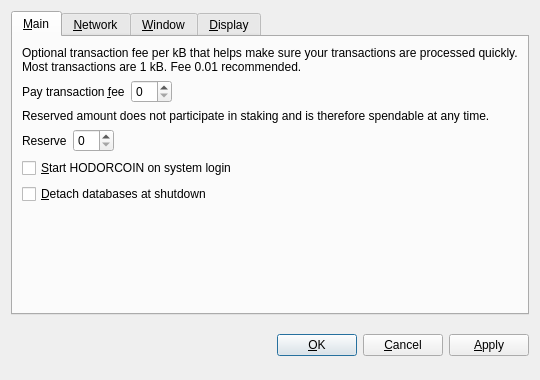
<?xml version="1.0" encoding="UTF-8"?>
<ui version="4.0">
 <class>OptionsDialog</class>
 <widget class="QDialog" name="OptionsDialog">
  <property name="geometry">
   <rect>
    <x>0</x>
    <y>0</y>
    <width>540</width>
    <height>380</height>
   </rect>
  </property>
  <property name="windowTitle">
   <string>Options</string>
  </property>
  <property name="modal">
   <bool>true</bool>
  </property>
  <layout class="QVBoxLayout" name="verticalLayout">
   <item>
    <widget class="QTabWidget" name="tabWidget">
     <property name="tabPosition">
      <enum>QTabWidget::North</enum>
     </property>
     <property name="currentIndex">
      <number>0</number>
     </property>
     <widget class="QWidget" name="tabMain">
      <attribute name="title">
       <string>&amp;Main</string>
      </attribute>
      <layout class="QVBoxLayout" name="verticalLayout_Main">
       <item>
        <widget class="QLabel" name="transactionFeeInfoLabel">
         <property name="text">
          <string>Optional transaction fee per kB that helps make sure your transactions are processed quickly. Most transactions are 1 kB. Fee 0.01 recommended.</string>
         </property>
         <property name="textFormat">
          <enum>Qt::PlainText</enum>
         </property>
         <property name="wordWrap">
          <bool>true</bool>
         </property>
        </widget>
       </item>
       <item>
        <layout class="QHBoxLayout" name="horizontalLayoutFee">
         <item>
          <widget class="QLabel" name="transactionFeeLabel">
           <property name="text">
            <string>Pay transaction &amp;fee</string>
           </property>
           <property name="textFormat">
            <enum>Qt::PlainText</enum>
           </property>
           <property name="buddy">
            <cstring>transactionFee</cstring>
           </property>
          </widget>
         </item>
         <item>
          <widget class="BitcoinAmountField" name="transactionFee"/>
         </item>
         <item>
          <spacer name="horizontalSpacerFee">
           <property name="orientation">
            <enum>Qt::Horizontal</enum>
           </property>
           <property name="sizeHint" stdset="0">
            <size>
             <width>40</width>
             <height>20</height>
            </size>
           </property>
          </spacer>
         </item>
        </layout>
       </item>
       <item>
        <widget class="QLabel" name="reserveBalanceInfoLabel">
         <property name="text">
          <string>Reserved amount does not participate in staking and is therefore spendable at any time.</string>
         </property>
         <property name="textFormat">
          <enum>Qt::PlainText</enum>
         </property>
         <property name="wordWrap">
          <bool>true</bool>
         </property>
        </widget>
       </item>
       <item>
        <layout class="QHBoxLayout" name="horizontalLayoutReserveBalance">
         <item>
          <widget class="QLabel" name="reserveBalanceLabel">
           <property name="text">
            <string>Reserve</string>
           </property>
           <property name="textFormat">
            <enum>Qt::PlainText</enum>
           </property>
           <property name="buddy">
            <cstring>reserveBalance</cstring>
           </property>
          </widget>
         </item>
         <item>
          <widget class="BitcoinAmountField" name="reserveBalance"/>
         </item>
         <item>
          <spacer name="horizontalSpacerReserveBalance">
           <property name="orientation">
            <enum>Qt::Horizontal</enum>
           </property>
           <property name="sizeHint" stdset="0">
            <size>
             <width>40</width>
             <height>20</height>
            </size>
           </property>
          </spacer>
         </item>
        </layout>
       </item>
       <item>
        <widget class="QCheckBox" name="bitcoinAtStartup">
         <property name="toolTip">
          <string>Automatically start HODORCOIN after logging in to the system.</string>
         </property>
         <property name="text">
          <string>&amp;Start HODORCOIN on system login</string>
         </property>
        </widget>
       </item>
       <item>
        <widget class="QCheckBox" name="detachDatabases">
         <property name="toolTip">
          <string>Detach block and address databases at shutdown. This means they can be moved to another data directory, but it slows down shutdown. The wallet is always detached.</string>
         </property>
         <property name="text">
          <string>&amp;Detach databases at shutdown</string>
         </property>
        </widget>
       </item>
       <item>
        <spacer name="verticalSpacer_Main">
         <property name="orientation">
          <enum>Qt::Vertical</enum>
         </property>
         <property name="sizeHint" stdset="0">
          <size>
           <width>20</width>
           <height>40</height>
          </size>
         </property>
        </spacer>
       </item>
      </layout>
     </widget>
     <widget class="QWidget" name="tabNetwork">
      <attribute name="title">
       <string>&amp;Network</string>
      </attribute>
      <layout class="QVBoxLayout" name="verticalLayout_Network">
       <item>
        <widget class="QCheckBox" name="mapPortUpnp">
         <property name="toolTip">
          <string>Automatically open the HODORCOIN client port on the router. This only works when your router supports UPnP and it is enabled.</string>
         </property>
         <property name="text">
          <string>Map port using &amp;UPnP</string>
         </property>
        </widget>
       </item>
       <item>
        <widget class="QCheckBox" name="connectSocks">
         <property name="toolTip">
          <string>Connect to the HODORCOIN network through a SOCKS proxy (e.g. when connecting through Tor).</string>
         </property>
         <property name="text">
          <string>&amp;Connect through SOCKS proxy:</string>
         </property>
        </widget>
       </item>
       <item>
        <layout class="QHBoxLayout" name="horizontalLayout_Network">
         <item>
          <widget class="QLabel" name="proxyIpLabel">
           <property name="text">
            <string>Proxy &amp;IP:</string>
           </property>
           <property name="textFormat">
            <enum>Qt::PlainText</enum>
           </property>
           <property name="buddy">
            <cstring>proxyIp</cstring>
           </property>
          </widget>
         </item>
         <item>
          <widget class="QValidatedLineEdit" name="proxyIp">
           <property name="maximumSize">
            <size>
             <width>140</width>
             <height>16777215</height>
            </size>
           </property>
           <property name="toolTip">
            <string>IP address of the proxy (e.g. 127.0.0.1)</string>
           </property>
          </widget>
         </item>
         <item>
          <widget class="QLabel" name="proxyPortLabel">
           <property name="text">
            <string>&amp;Port:</string>
           </property>
           <property name="textFormat">
            <enum>Qt::PlainText</enum>
           </property>
           <property name="buddy">
            <cstring>proxyPort</cstring>
           </property>
          </widget>
         </item>
         <item>
          <widget class="QLineEdit" name="proxyPort">
           <property name="maximumSize">
            <size>
             <width>55</width>
             <height>16777215</height>
            </size>
           </property>
           <property name="toolTip">
            <string>Port of the proxy (e.g. 9050)</string>
           </property>
          </widget>
         </item>
         <item>
          <widget class="QLabel" name="socksVersionLabel">
           <property name="text">
            <string>SOCKS &amp;Version:</string>
           </property>
           <property name="textFormat">
            <enum>Qt::PlainText</enum>
           </property>
           <property name="buddy">
            <cstring>socksVersion</cstring>
           </property>
          </widget>
         </item>
         <item>
          <widget class="QValueComboBox" name="socksVersion">
           <property name="toolTip">
            <string>SOCKS version of the proxy (e.g. 5)</string>
           </property>
          </widget>
         </item>
         <item>
          <spacer name="horizontalSpacer_Network">
           <property name="orientation">
            <enum>Qt::Horizontal</enum>
           </property>
           <property name="sizeHint" stdset="0">
            <size>
             <width>40</width>
             <height>20</height>
            </size>
           </property>
          </spacer>
         </item>
        </layout>
       </item>
       <item>
        <spacer name="verticalSpacer_Network">
         <property name="orientation">
          <enum>Qt::Vertical</enum>
         </property>
         <property name="sizeHint" stdset="0">
          <size>
           <width>20</width>
           <height>40</height>
          </size>
         </property>
        </spacer>
       </item>
      </layout>
     </widget>
     <widget class="QWidget" name="tabWindow">
      <attribute name="title">
       <string>&amp;Window</string>
      </attribute>
      <layout class="QVBoxLayout" name="verticalLayout_Window">
       <item>
        <widget class="QCheckBox" name="minimizeToTray">
         <property name="toolTip">
          <string>Show only a tray icon after minimizing the window.</string>
         </property>
         <property name="text">
          <string>&amp;Minimize to the tray instead of the taskbar</string>
         </property>
        </widget>
       </item>
       <item>
        <widget class="QCheckBox" name="minimizeOnClose">
         <property name="toolTip">
          <string>Minimize instead of exit the application when the window is closed. When this option is enabled, the application will be closed only after selecting Quit in the menu.</string>
         </property>
         <property name="text">
          <string>M&amp;inimize on close</string>
         </property>
        </widget>
       </item>
       <item>
        <spacer name="verticalSpacer_Window">
         <property name="orientation">
          <enum>Qt::Vertical</enum>
         </property>
         <property name="sizeHint" stdset="0">
          <size>
           <width>20</width>
           <height>40</height>
          </size>
         </property>
        </spacer>
       </item>
      </layout>
     </widget>
     <widget class="QWidget" name="tabDisplay">
      <attribute name="title">
       <string>&amp;Display</string>
      </attribute>
      <layout class="QVBoxLayout" name="verticalLayout_Display">
       <item>
        <layout class="QHBoxLayout" name="horizontalLayout_1_Display">
         <item>
          <widget class="QLabel" name="langLabel">
           <property name="text">
            <string>User Interface &amp;language:</string>
           </property>
           <property name="textFormat">
            <enum>Qt::PlainText</enum>
           </property>
           <property name="buddy">
            <cstring>lang</cstring>
           </property>
          </widget>
         </item>
         <item>
          <widget class="QValueComboBox" name="lang">
           <property name="toolTip">
            <string>The user interface language can be set here. This setting will take effect after restarting HODORCOIN.</string>
           </property>
          </widget>
         </item>
        </layout>
       </item>
       <item>
        <layout class="QHBoxLayout" name="horizontalLayout_2_Display">
         <item>
          <widget class="QLabel" name="unitLabel">
           <property name="text">
            <string>&amp;Unit to show amounts in:</string>
           </property>
           <property name="textFormat">
            <enum>Qt::PlainText</enum>
           </property>
           <property name="buddy">
            <cstring>unit</cstring>
           </property>
          </widget>
         </item>
         <item>
          <widget class="QValueComboBox" name="unit">
           <property name="toolTip">
            <string>Choose the default subdivision unit to show in the interface and when sending coins.</string>
           </property>
          </widget>
         </item>
        </layout>
       </item>
       <item>
        <widget class="QCheckBox" name="displayAddresses">
         <property name="toolTip">
          <string>Whether to show HODORCOIN addresses in the transaction list or not.</string>
         </property>
         <property name="text">
          <string>&amp;Display addresses in transaction list</string>
         </property>
        </widget>
       </item>
       <item>
        <widget class="QCheckBox" name="coinControlFeatures">
         <property name="toolTip">
          <string>Whether to show coin control features or not.</string>
         </property>
         <property name="text">
          <string>Display coin &amp;control features (experts only!)</string>
         </property>
        </widget>
       </item>
       <item>
        <spacer name="verticalSpacer_Display">
         <property name="orientation">
          <enum>Qt::Vertical</enum>
         </property>
         <property name="sizeHint" stdset="0">
          <size>
           <width>20</width>
           <height>40</height>
          </size>
         </property>
        </spacer>
       </item>
      </layout>
     </widget>
    </widget>
   </item>
   <item>
    <layout class="QHBoxLayout" name="horizontalLayout_Buttons">
     <item>
      <spacer name="horizontalSpacer_1">
       <property name="orientation">
        <enum>Qt::Horizontal</enum>
       </property>
       <property name="sizeHint" stdset="0">
        <size>
         <width>40</width>
         <height>48</height>
        </size>
       </property>
      </spacer>
     </item>
     <item>
      <widget class="QLabel" name="statusLabel">
       <property name="font">
        <font>
         <weight>75</weight>
         <bold>true</bold>
        </font>
       </property>
       <property name="text">
        <string/>
       </property>
       <property name="textFormat">
        <enum>Qt::PlainText</enum>
       </property>
       <property name="wordWrap">
        <bool>true</bool>
       </property>
      </widget>
     </item>
     <item>
      <spacer name="horizontalSpacer_2">
       <property name="orientation">
        <enum>Qt::Horizontal</enum>
       </property>
       <property name="sizeHint" stdset="0">
        <size>
         <width>40</width>
         <height>48</height>
        </size>
       </property>
      </spacer>
     </item>
     <item>
      <widget class="QPushButton" name="okButton">
       <property name="text">
        <string>&amp;OK</string>
       </property>
      </widget>
     </item>
     <item>
      <widget class="QPushButton" name="cancelButton">
       <property name="text">
        <string>&amp;Cancel</string>
       </property>
       <property name="autoDefault">
        <bool>false</bool>
       </property>
      </widget>
     </item>
     <item>
      <widget class="QPushButton" name="applyButton">
       <property name="text">
        <string>&amp;Apply</string>
       </property>
       <property name="autoDefault">
        <bool>false</bool>
       </property>
      </widget>
     </item>
    </layout>
   </item>
  </layout>
 </widget>
 <customwidgets>
  <customwidget>
   <class>BitcoinAmountField</class>
   <extends>QSpinBox</extends>
   <header>bitcoinamountfield.h</header>
  </customwidget>
  <customwidget>
   <class>QValueComboBox</class>
   <extends>QComboBox</extends>
   <header>qvaluecombobox.h</header>
  </customwidget>
  <customwidget>
   <class>QValidatedLineEdit</class>
   <extends>QLineEdit</extends>
   <header>qvalidatedlineedit.h</header>
  </customwidget>
 </customwidgets>
 <resources/>
 <connections/>
</ui>
